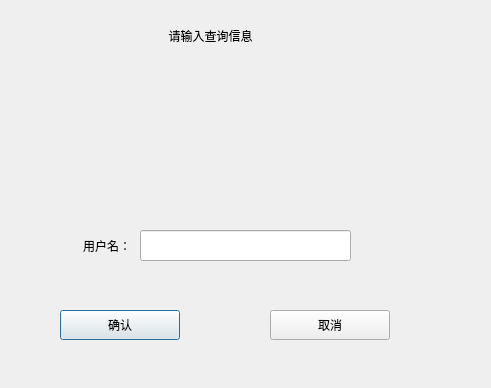
<?xml version="1.0" encoding="UTF-8"?>
<ui version="4.0">
 <class>Log_LandQueryDlg</class>
 <widget class="QDialog" name="Log_LandQueryDlg">
  <property name="geometry">
   <rect>
    <x>0</x>
    <y>0</y>
    <width>491</width>
    <height>388</height>
   </rect>
  </property>
  <property name="windowTitle">
   <string>Dialog</string>
  </property>
  <widget class="QWidget" name="dateWid" native="true">
   <property name="geometry">
    <rect>
     <x>20</x>
     <y>69</y>
     <width>450</width>
     <height>120</height>
    </rect>
   </property>
  </widget>
  <widget class="QPushButton" name="okBtn">
   <property name="geometry">
    <rect>
     <x>60</x>
     <y>310</y>
     <width>120</width>
     <height>30</height>
    </rect>
   </property>
   <property name="text">
    <string>确认</string>
   </property>
  </widget>
  <widget class="QPushButton" name="quitBtn">
   <property name="geometry">
    <rect>
     <x>270</x>
     <y>310</y>
     <width>120</width>
     <height>30</height>
    </rect>
   </property>
   <property name="text">
    <string>取消</string>
   </property>
  </widget>
  <widget class="QLabel" name="label">
   <property name="geometry">
    <rect>
     <x>140</x>
     <y>20</y>
     <width>141</width>
     <height>31</height>
    </rect>
   </property>
   <property name="text">
    <string>请输入查询信息</string>
   </property>
   <property name="alignment">
    <set>Qt::AlignCenter</set>
   </property>
  </widget>
  <widget class="QLineEdit" name="userEdit">
   <property name="geometry">
    <rect>
     <x>140</x>
     <y>230</y>
     <width>211</width>
     <height>31</height>
    </rect>
   </property>
  </widget>
  <widget class="QLabel" name="label_2">
   <property name="geometry">
    <rect>
     <x>40</x>
     <y>230</y>
     <width>91</width>
     <height>31</height>
    </rect>
   </property>
   <property name="text">
    <string>用户名：</string>
   </property>
   <property name="alignment">
    <set>Qt::AlignRight|Qt::AlignTrailing|Qt::AlignVCenter</set>
   </property>
  </widget>
 </widget>
 <resources/>
 <connections/>
</ui>
